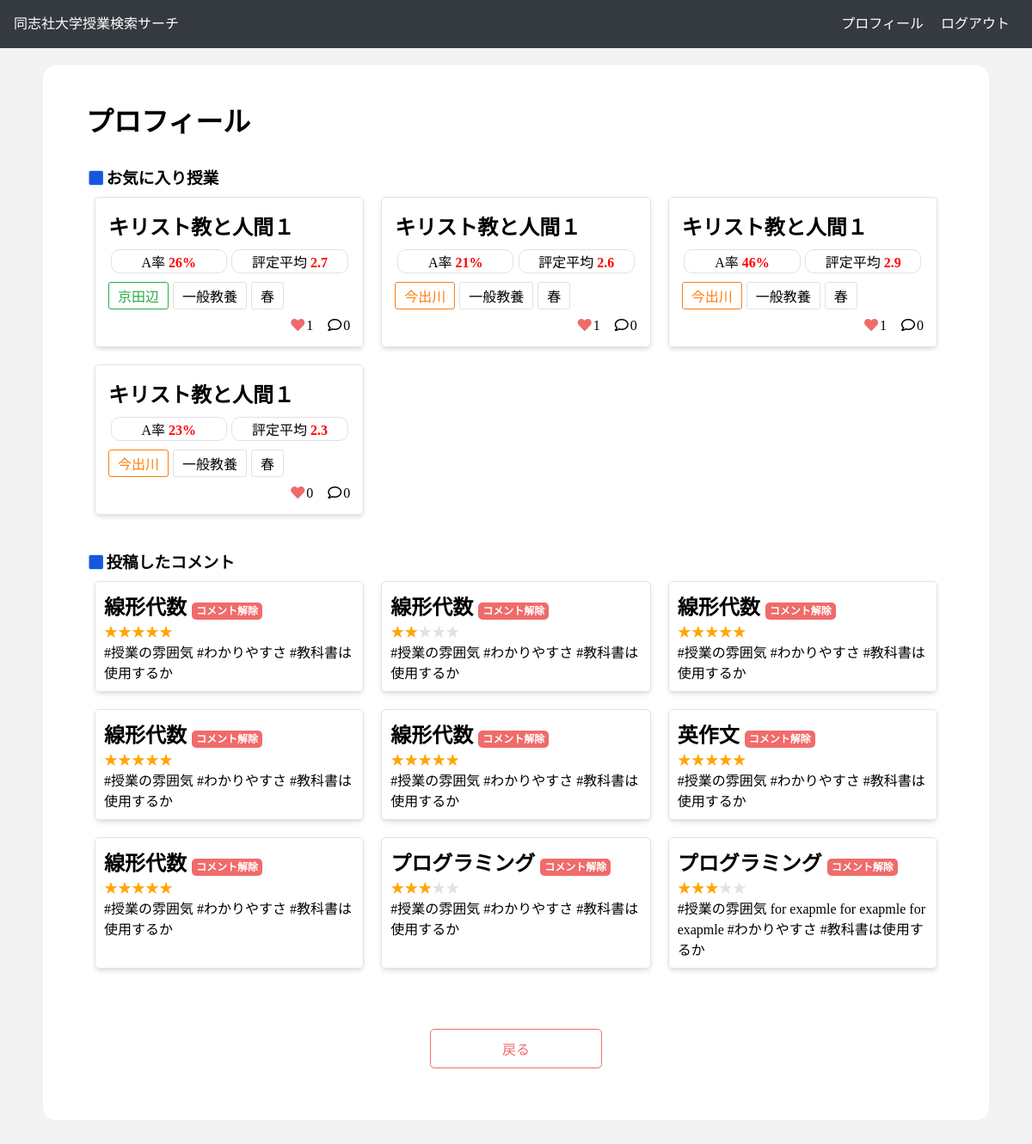
The app's page /accounts/profile/ (signed in) with its own data.
### dclass_application/models.py (models this page shows, shortened)
class Classes(models.Model):
    class_name = models.CharField(max_length=100)
    a_ratio = models.FloatField(default=0.0)
    b_ratio = models.FloatField(default=0.0)
    c_ratio = models.FloatField(default=0.0)
    d_ratio = models.FloatField(default=0.0)
    f_ratio = models.FloatField(default=0.0)
    o_ratio = models.FloatField(default=0.0)
    average_evaluation = models.FloatField(default=0.0)
    two_ago_a_ratio = models.FloatField(default=0.0)
    three_ago_a_ratio = models.FloatField(default=0.0)
    term = models.CharField(max_length=100)
    year = models.IntegerField(default=2021)
    place = models.CharField(max_length=100)
    class_form = models.CharField(max_length=100)
    day = models.CharField(max_length=100)
    time = models.CharField(max_length=100)
    favorite = models.IntegerField(default=0)
    textbook = models.CharField(max_length=100) #文字列でリスト代用
    code = models.CharField(max_length=100)
    faculty = models.CharField(max_length=100)
    teacher = models.CharField(max_length=100) #文字列でリストを代用
    syllabus_link = models.CharField(max_length=100)
    test_ratio = models.IntegerField(default=0)
    report_ratio = models.IntegerField(default=0)
    participation_ratio = models.IntegerField(default=0)
    comment_num = models.IntegerField(default=0)
    num_student = models.IntegerField(default=0)
    credit = models.IntegerField(default=0)
    def get_short_faculty(self):
        if self.faculty == 'グローバル・コミュニケーション': return 'グロコミ'
        return self.faculty
    def get_round_a_ratio(self):
        return int(self.a_ratio)

class Comment(models.Model):
    text = models.TextField()
    cl = models.ForeignKey(Classes, on_delete=models.CASCADE)
    user = models.ForeignKey('accounts.CustomUser', on_delete=models.DO_NOTHING)
    star = models.IntegerField(default=0)
    created_at = models.DateTimeField(default=timezone.now)
    def get_star(self):
        return '★' * self.star
    def get_left_star(self):
        return '★' * (5 - self.star)

### accounts/views.py (the view)
# urls.py: path('profile/', ProfileView.as_view(), name = 'profile'),
class ProfileView(LoginRequiredMixin ,TemplateView):
    user_model = CustomUser
    comment_model = Comment
    def get(self, request, *args, **kwargs):
        user = self.user_model.objects.get(id=request.user.id)
        mycomment = self.comment_model.objects.filter(user=user)
        params = {
            'user': user,
            'mycomments': mycomment,
        }
        return render(request, 'accounts/profile.html', params)

### accounts/templates/accounts/profile.html (shortened to what this page needs)
{% extends 'base.html' %}
{% load static %}
{% block css %}
    <link rel="stylesheet" href="{% static 'css/profile.css' %}">
    <link rel="stylesheet" href="{% static 'css/_class_list.css' %}">
{% endblock css %}
{% block main %}
    <div class="wrapper">
        <h1>プロフィール</h1>
        <div class="favorite_class_w">
            <h3><i class="fas fa-square fa-fw my-blue"></i>お気に入り授業</h3>
            <div class="class_w">
                {% for cl in user.favorite_class.all %}
                    {% include "_class_list.html" %}
                {% empty %}
                    <p>お気に入り登録はありません</p>
                {% endfor %}
            </div>
        </div>
        <div class="posted_comment_w">
            <h3><i class="fas fa-square fa-fw my-blue"></i>投稿したコメント</h3>
            <div class="comment_w">
                {% for comment in mycomments %}
                    <div class="class_result">
                        <div class="comment_result_content">
                            <h2>
                                {{comment.cl.class_name}}
                                <a class="remove_comment" href={% url 'remove_comment'　comment.id %}>コメント解除</a>
                            </h2>
                            <span class="star">{{comment.get_star}}</span><span class="my-gray">{{comment.get_left_star}}</span>
                            <p>{{comment.text}}</p>
                        </div>
                    </div>
                {% empty %}
                    <p>コメントがありません</p>
                {% endfor %}
            </div>
        </div>
        {% include "_back_btn.html" %}
    </div>
{% endblock main %}

### dclass_application/templates/_class_list.html (shortened to what this page needs)
<div class="class_result">
    <a href="{% url 'class' cl.id %}">
        <div class="class_result_content">
            <ul>
                <li class="class_result_title">
                    <h2>{{ cl.class_name }}</h2>
                </li>
                <li>
                    <p class="class_a_average_evaluation">A率 <span class="score">{{cl.get_round_a_ratio}}%</span></p>
                    <p class="class_a_average_evaluation">評定平均 <span class="score">{{cl.average_evaluation}}</span></p>
                </li>
                <li>
                    {% if cl.place == "今出川" %}
                        <p class="tag imadegawa_tag">{{ cl.place }}</p>
                    {% else %}
                        <p class="tag kyoutanabe_tag">{{ cl.place }}</p>
                    {% endif %}
                    <p class="tag faculty_tag">{{ cl.get_short_faculty }}</p>
                    <p class="tag">{{ cl.term }}</p>
                </li>
                <li>
                    <p><i class="fas fa-heart fa-fw my-pink"></i>{{ cl.favorite }}</p>
                    <p><i class="far fa-comment fa-fw"></i>{{cl.comment_num}}</p>
                </li>
            </ul>
        </div>
    </a>
</div>

### dclass_application/static/css/profile.css (style rules this page uses)
.remove_comment { background-color: var(--my-pink); color: white; border-radius: 5px; padding: 3px 5px; border: none; font-size: 12px; cursor: pointer; }
.favorite_class_w { margin: 30px 0; }
.posted_comment_w { margin: 30px 0; }

### dclass_application/static/css/_class_list.css (style rules this page uses)
.class_result_content { padding: 15px; box-sizing: border-box; }
.class_result_content ul li { display: flex; flex-wrap: nowrap; }
.class_result_content ul li:not(:last-child) { padding-bottom: 10px; }
.class_result_content ul li:last-child { justify-content: flex-end; }
.class_result_content ul li:last-child p { margin-left: 15px; }
.class_result { width: calc(calc(100% - 60px)/3); box-sizing: border-box; border: 1px solid var(--my-gray); border-radius: 5px; margin: 10px 10px; box-shadow: 0 3px 6px -2px #000a3c33; transition: box-shadow .2s; }
.class_result_title { align-items: flex-end; }
.tag { border-radius: 3px; box-sizing: border-box; border: 1px solid var(--my-gray); padding: 3px 10px; max-width: 50%; }
.tag:not(:last-child) { margin-right: 5px; }
.imadegawa_tag { background-color:white; border: 1px solid #fd7e08; color: #fd7e08; }
.kyoutanabe_tag { background-color: white; border: 1px solid #26ac45; color:#26ac45; }
.class_a_average_evaluation { width: 48%; box-sizing: border-box; padding: 1px 12px; margin: 0 1%; border-radius: 10px; border: 1px solid var(--my-gray); color: black; text-align: center; }
.score { color: red; font-weight: bold; }

### dclass_application/static/css/main.css (style rules this page uses)
* { margin: 0; padding: 0; }
body { font-family: "Noto Sans Japanese", "ヒラギノ角ゴ Pro W3", "Hiragino Kaku Gothic Pro", "メイリオ", "Meiryo", "ＭＳ Ｐゴシック", "Osaka", "sans-serif"; }
a { text-decoration: none; color: black; }
li { list-style: none; }
:root { --my-gray: #DEE2E6; --my-light-gray: #F3F3F3; --my-black: #353A40; --my-blue: #1458e0; --my-light-blue: rgba(40, 213, 243, 0.972); --my-pink: #F06B6B; --my-star: #F8C601; }
.my-blue { color: var(--my-blue) }
.my-gray { color: var(--my-gray); }
.my-pink { color: var(--my-pink); }
.star { color: orange; }
html { background-color: var(--my-light-gray); }
.wrapper { margin: 40px 0px; padding: 40px 50px; background-color: white; border-radius: 15px; margin-top: 20px; }
.class_w { display: flex; flex-wrap: wrap; }
.comment_w { display: flex; flex-wrap: wrap; }
.comment_result_content { padding: 10px; box-sizing: border-box; }

### records on screen
Classes: class_name "キリスト教と人間１", get_round_a_ratio "26", average_evaluation "2.7", place "京田辺", get_short_faculty "一般教養", term "春", favorite "1", comment_num "0"
Classes: class_name "キリスト教と人間１", get_round_a_ratio "21", average_evaluation "2.6", place "今出川", get_short_faculty "一般教養", term "春", favorite "1", comment_num "0"
Classes: class_name "キリスト教と人間１", get_round_a_ratio "46", average_evaluation "2.9", place "今出川", get_short_faculty "一般教養", term "春", favorite "1", comment_num "0"
Classes: class_name "キリスト教と人間１", get_round_a_ratio "23", average_evaluation "2.3", place "今出川", get_short_faculty "一般教養", term "春", favorite "0", comment_num "0"
Comment: cl.class_name "線形代数", get_star "★★★★★", text "#授業の雰囲気 #わかりやすさ #教科書は使用するか"
Comment: cl.class_name "線形代数", get_star "★★", get_left_star "★★★", text "#授業の雰囲気 #わかりやすさ #教科書は使用するか"
Comment: cl.class_name "線形代数", get_star "★★★★★", text "#授業の雰囲気 #わかりやすさ #教科書は使用するか"
Comment: cl.class_name "線形代数", get_star "★★★★★", text "#授業の雰囲気 #わかりやすさ #教科書は使用するか"
Comment: cl.class_name "線形代数", get_star "★★★★★", text "#授業の雰囲気 #わかりやすさ #教科書は使用するか"
Comment: cl.class_name "英作文", get_star "★★★★★", text "#授業の雰囲気 #わかりやすさ #教科書は使用するか"
Comment: cl.class_name "線形代数", get_star "★★★★★", text "#授業の雰囲気 #わかりやすさ #教科書は使用するか"
Comment: cl.class_name "プログラミング", get_star "★★★", get_left_star "★★", text "#授業の雰囲気 #わかりやすさ #教科書は使用するか"
Comment: cl.class_name "プログラミング", get_star "★★★", get_left_star "★★", text "#授業の雰囲気 for exapmle for exapmle for exapmle #わかりやすさ #教科書は使用するか"
